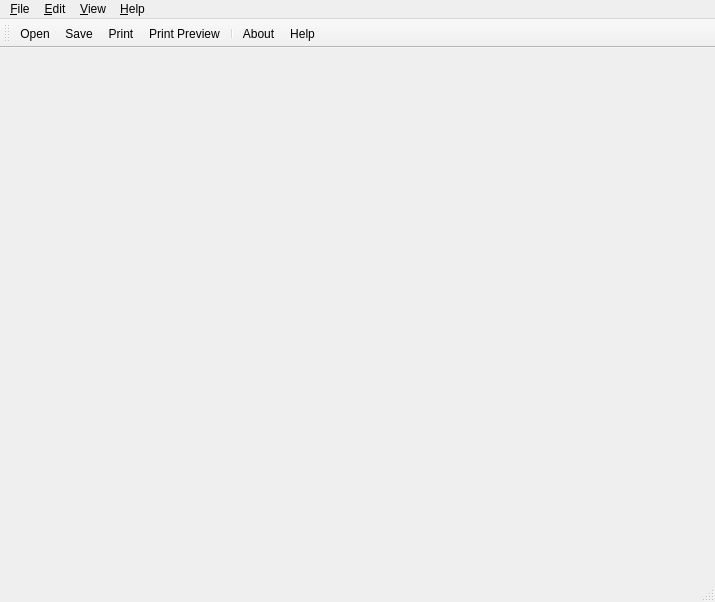
<?xml version="1.0" encoding="UTF-8"?>
<ui version="4.0">
 <class>MainWindow</class>
 <widget class="QMainWindow" name="MainWindow">
  <property name="geometry">
   <rect>
    <x>0</x>
    <y>0</y>
    <width>715</width>
    <height>602</height>
   </rect>
  </property>
  <property name="sizePolicy">
   <sizepolicy hsizetype="Expanding" vsizetype="Expanding">
    <horstretch>0</horstretch>
    <verstretch>0</verstretch>
   </sizepolicy>
  </property>
  <property name="windowTitle">
   <string>{{ cookiecutter.tool_name }}</string>
  </property>
  <widget class="QWidget" name="centralwidget">
   <property name="sizePolicy">
    <sizepolicy hsizetype="Expanding" vsizetype="Expanding">
     <horstretch>0</horstretch>
     <verstretch>0</verstretch>
    </sizepolicy></property>
   <layout class="QGridLayout" name="gridLayout">
    <item row="0" column="0">
     <layout class="QHBoxLayout" name="hLayout_Main">
      <property name="sizeConstraint">
       <enum>QLayout::SetNoConstraint</enum>
      </property>
     </layout>
    </item>
   </layout>
  </widget>
  <widget class="QMenuBar" name="menubar">
   <property name="geometry">
    <rect>
     <x>0</x>
     <y>0</y>
     <width>715</width>
     <height>21</height>
    </rect></property>
   <widget class="QMenu" name="menu_File">
    <property name="title">
     <string>&amp;File</string>
    </property>
    <addaction name="action_New"/>
    <addaction name="action_Open"/>
    <addaction name="action_Save"/>
    <addaction name="action_Save_As"/>
    <addaction name="action_Close"/>
    <addaction name="separator"/>
    <addaction name="action_Print"/>
    <addaction name="action_Print_Preview"/>
    <addaction name="separator"/>
    <addaction name="action_Exit"/>
   </widget>
   <widget class="QMenu" name="menu_Edit">
    <property name="title">
     <string>&amp;Edit</string>
    </property>
    <addaction name="action_Undo"/>
    <addaction name="action_Redo"/>
    <addaction name="separator"/>
    <addaction name="action_Font"/>
    <addaction name="separator"/>
    <addaction name="action_Find"/>
    <addaction name="action_Cut"/>
    <addaction name="action_Copy"/>
    <addaction name="action_Paste"/>
    <addaction name="action_Select_All"/>
   </widget>
   <widget class="QMenu" name="menu_View">
    <property name="title">
     <string>&amp;View</string>
    </property>
    <addaction name="action_Full_Screen"/>
    <addaction name="action_Wrap_Text"/>
   </widget>
   <widget class="QMenu" name="menu_Help">
    <property name="title">
     <string>&amp;Help</string>
    </property>
    <addaction name="action_Help"/>
    <addaction name="action_About"/>
    <addaction name="action_Bug"/>
    <addaction name="action_Updates"/>
   </widget>
   <addaction name="menu_File"/>
   <addaction name="menu_Edit"/>
   <addaction name="menu_View"/>
   <addaction name="menu_Help"/>
  </widget>
  <widget class="QStatusBar" name="statusbar">
   <property name="baseSize">
    <size>
     <width>800</width>
     <height>50</height>
    </size></property>
  </widget>
  <widget class="QToolBar" name="toolBar">
   <property name="windowTitle">
    <string>toolBar</string></property>
   <attribute name="toolBarArea">
    <enum>TopToolBarArea</enum>
   </attribute>
   <attribute name="toolBarBreak">
    <bool>false</bool>
   </attribute>
   <addaction name="action_Open"/>
   <addaction name="action_Save"/>
   <addaction name="action_Print"/>
   <addaction name="action_Print_Preview"/>
   <addaction name="separator"/>
   <addaction name="action_About"/>
   <addaction name="action_Help"/>
  </widget>
  <action name="action_Open">
   <property name="icon"><iconset resource="main_ui.qrc">
    <normaloff>:/main_ui/open.png</normaloff>:/main_ui/open.png</iconset></property>
   <property name="text"><string>&amp;Open</string></property>
   <property name="toolTip"><string>Open a file</string></property>
   <property name="shortcut"><string>Ctrl+O</string></property>
  </action>
  <action name="action_Save">
   <property name="icon"><iconset resource="main_ui.qrc">
    <normaloff>:/main_ui/save.png</normaloff>:/main_ui/save.png</iconset></property>
   <property name="text"><string>&amp;Save</string></property>
   <property name="toolTip"><string>Save the file</string></property>
   <property name="shortcut"><string>Ctrl+S</string></property>
  </action>
  <action name="action_About">
   <property name="icon"><iconset resource="main_ui.qrc">
    <normaloff>:/main_ui/about.png</normaloff>:/main_ui/about.png</iconset></property>
   <property name="text"><string>&amp;About</string></property>
   <property name="toolTip"><string>About this program</string></property>
  </action>
  <action name="action_Close">
   <property name="icon"><iconset resource="main_ui.qrc">
    <normaloff>:/main_ui/close.png</normaloff>:/main_ui/close.png</iconset></property>
   <property name="text"><string>&amp;Close</string></property>
   <property name="toolTip"><string>Close the file</string></property>
   <property name="shortcut"><string>Ctrl+W</string></property>
  </action>
  <action name="action_Save_As">
   <property name="icon"><iconset resource="main_ui.qrc">
    <normaloff>:/main_ui/rename.png</normaloff>:/main_ui/rename.png</iconset></property>
   <property name="text"><string>Save&amp;As</string></property>
   <property name="toolTip"><string>Save the file under a new name</string></property>
   <property name="shortcut"><string>F12</string></property>
  </action>
  <action name="action_Help">
   <property name="icon"><iconset resource="main_ui.qrc">
    <normaloff>:/main_ui/help.png</normaloff>:/main_ui/help.png</iconset></property>
   <property name="text"><string>&amp;Help</string></property>
   <property name="toolTip"><string>View the documentation</string></property>
   <property name="shortcut"><string>F1</string></property>
  </action>
  <action name="action_Print">
   <property name="icon"><iconset resource="main_ui.qrc">
    <normaloff>:/main_ui/print.png</normaloff>:/main_ui/print.png</iconset></property>
   <property name="text"><string>&amp;Print</string></property>
   <property name="shortcut"><string>Ctrl+P</string></property>
  </action>
  <action name="action_Print_Preview">
   <property name="icon"><iconset resource="main_ui.qrc">
    <normaloff>:/main_ui/preview.png</normaloff>:/main_ui/preview.png</iconset></property>
   <property name="text"><string>Print Pre&amp;view</string></property>
   <property name="shortcut"><string>Ctrl+Shift+P</string></property>
  </action>
  <action name="action_New">
   <property name="icon"><iconset resource="main_ui.qrc">
    <normaloff>:/main_ui/new.png</normaloff>:/main_ui/new.png</iconset></property>
   <property name="text"><string>New &amp;File</string></property>
   <property name="toolTip"><string>Create a new file</string></property>
   <property name="shortcut"><string>Alt+J</string></property>
  </action>
  <action name="action_Exit">
   <property name="icon"><iconset resource="main_ui.qrc">
    <normaloff>:/main_ui/exit.png</normaloff>:/main_ui/exit.png</iconset></property>
   <property name="text"><string>E&amp;xit</string></property>
   <property name="toolTip"><string>Exit the program</string></property>
   <property name="shortcut"><string>Ctrl+Q</string></property>
  </action>
  <action name="action_Undo">
   <property name="icon"><iconset resource="main_ui.qrc">
    <normaloff>:/main_ui/undo.png</normaloff>:/main_ui/undo.png</iconset></property>
   <property name="text"><string>Undo</string></property>
   <property name="shortcut"><string>Ctrl+Z</string></property>
  </action>
  <action name="action_Redo">
   <property name="icon"><iconset resource="main_ui.qrc">
    <normaloff>:/main_ui/redo.png</normaloff>:/main_ui/redo.png</iconset></property>
   <property name="text"><string>Redo</string></property>
   <property name="shortcut"><string>Ctrl+Y</string></property>
  </action>
  <action name="action_Find">
   <property name="icon"><iconset resource="main_ui.qrc">
    <normaloff>:/main_ui/find.png</normaloff>:/main_ui/find.png</iconset></property>
   <property name="text"><string>&amp;Find</string></property>
   <property name="shortcut"><string>Ctrl+F</string></property>
  </action>
  <action name="action_Full_Screen">
   <property name="icon"><iconset resource="main_ui.qrc">
    <normaloff>:/main_ui/full_screen.png</normaloff>:/main_ui/full_screen.png</iconset></property>
   <property name="text"><string>&amp;Distraction Free</string></property>
   <property name="toolTip"><string>View full screen (distraction free)</string></property>
   <property name="shortcut"><string>F11</string></property>
  </action>
  <action name="action_Bug">
   <property name="icon"><iconset resource="main_ui.qrc">
    <normaloff>:/main_ui/report_bug.png</normaloff>:/main_ui/report_bug.png</iconset></property>
   <property name="text"><string>Report &amp;Bug/Request Feature</string></property>
  </action>
  <action name="action_Updates">
   <property name="icon"><iconset resource="main_ui.qrc">
    <normaloff>:/main_ui/download_cloud.png</normaloff>:/main_ui/download_cloud.png</iconset></property>
   <property name="text"><string>&amp;Check for Updates</string></property>
  </action>
  <action name="action_Cut">
   <property name="icon"><iconset resource="main_ui.qrc">
    <normaloff>:/main_ui/cut.png</normaloff>:/main_ui/cut.png</iconset></property>
   <property name="text"><string>Cut</string></property>
   <property name="shortcut"><string>Ctrl+X</string></property>
  </action>
  <action name="action_Copy">
   <property name="icon"><iconset resource="main_ui.qrc">
    <normaloff>:/main_ui/copy.png</normaloff>:/main_ui/copy.png</iconset></property>
   <property name="text"><string>&amp;Copy</string></property>
   <property name="shortcut"><string>Ctrl+C</string></property>
  </action>
  <action name="action_Paste">
   <property name="icon"><iconset resource="main_ui.qrc">
    <normaloff>:/main_ui/paste.png</normaloff>:/main_ui/paste.png</iconset></property>
   <property name="text"><string>Paste</string></property>
   <property name="shortcut"><string>Ctrl+V</string></property>
  </action>
  <action name="action_Select_All">
   <property name="icon"><iconset resource="main_ui.qrc">
    <normaloff>:/main_ui/select_all.png</normaloff>:/main_ui/select_all.png</iconset></property>
   <property name="text"><string>Select All</string></property>
   <property name="shortcut"><string>Ctrl+A</string></property>
  </action>
  <action name="action_Wrap_Text">
   <property name="checkable"><bool>true</bool></property>
   <property name="icon"><iconset resource="main_ui.qrc">
    <normaloff>:/main_ui/wrap.png</normaloff>:/main_ui/wrap.png</iconset></property>
   <property name="text"><string>&amp;Wrap Text</string></property>
   <property name="toolTip"><string>Wrap long lines of text</string></property>
   <property name="shortcut"><string>Alt+W</string></property>
  </action>
 </widget>
 <resources>
  <include location="main_ui.qrc"/>
 </resources>
 <connections>
  <connection>
   <sender>action_Exit</sender>
   <signal>triggered()</signal>
   <receiver>MainWindow</receiver>
   <slot>close()</slot>
   <hints>
    <hint type="sourcelabel">
     <x>-1</x>
     <y>-1</y>
    </hint>
    <hint type="destinationlabel">
     <x>399</x>
     <y>299</y>
    </hint>
   </hints>
  </connection>
 </connections>
</ui>
